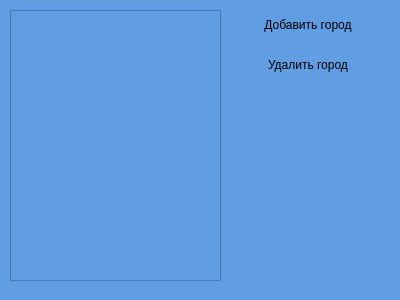
<?xml version="1.0" encoding="UTF-8"?>
<ui version="4.0">
 <class>Favourite</class>
 <widget class="QWidget" name="Favourite">
  <property name="geometry">
   <rect>
    <x>0</x>
    <y>0</y>
    <width>400</width>
    <height>300</height>
   </rect>
  </property>
  <property name="windowTitle">
   <string>Избранные</string>
  </property>
  <property name="styleSheet">
   <string notr="true">background-color: #609DE2</string>
  </property>
  <widget class="QListWidget" name="listWidget">
   <property name="geometry">
    <rect>
     <x>10</x>
     <y>10</y>
     <width>211</width>
     <height>271</height>
    </rect>
   </property>
   <property name="styleSheet">
    <string notr="true"/>
   </property>
  </widget>
  <widget class="QPushButton" name="addButton">
   <property name="geometry">
    <rect>
     <x>243</x>
     <y>10</y>
     <width>130</width>
     <height>30</height>
    </rect>
   </property>
   <property name="styleSheet">
    <string notr="true">border: 0
  </string>
   </property>
   <property name="text">
    <string>Добавить город</string>
   </property>
  </widget>
  <widget class="QPushButton" name="deleteButton">
   <property name="geometry">
    <rect>
     <x>243</x>
     <y>50</y>
     <width>130</width>
     <height>30</height>
    </rect>
   </property>
   <property name="styleSheet">
    <string notr="true">border: 0</string>
   </property>
   <property name="text">
    <string>Удалить город</string>
   </property>
  </widget>
 </widget>
 <layoutdefault spacing="6" margin="11"/>
 <resources/>
 <connections/>
</ui>
